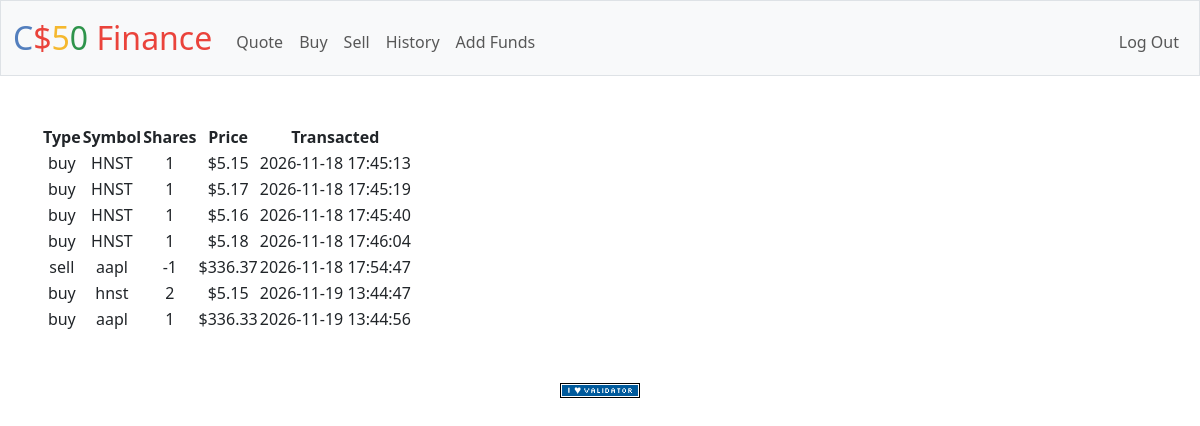
Screenshot of /history (signed in) with the database file from the repository.
### tables this page shows
CREATE TABLE 'transactions' ('id' INTEGER PRIMARY KEY NOT NULL, 'type' TEXT, 'symbol' TEXT,'date' TEXT,'quantity' INTEGER, 'price' INTEGER, 'owner'  TEXT NOT NULL  );

### app.py (the view)
@app.route("/history")
@login_required
def history():
    logged_user = session["user_id"]
    transactions = db.execute("SELECT * FROM transactions WHERE owner = ?", logged_user)
    return render_template("history.html", transactions=transactions)

### app.py (called while the page is built)
@app.after_request
def after_request(response):
    response.headers["Cache-Control"] = "no-cache, no-store, must-revalidate"
    response.headers["Expires"] = 0
    response.headers["Pragma"] = "no-cache"
    return response

### helpers.py (called while the page is built)
def login_required(f):
    @wraps(f)
    def decorated_function(*args, **kwargs):
        if session.get("user_id") is None:
            return redirect("/login")
        return f(*args, **kwargs)
    return decorated_function

def usd(value):
    return f"${value:,.2f}"

### templates/history.html (shortened to what this page needs)
{% extends "layout.html" %}
{% block main %}
    <table>
        <thead>
            <tr>
                <th>Type</th>
                <th>Symbol</th>
                <th>Shares</th>
                <th>Price</th>
                <th>Transacted</th>
            </tr>
        </thead>
        <tbody>
            {% for stock in transactions %}
                <tr>
                    <td>{{ stock.type }}</td>
                    <td>{{ stock.symbol }}</td>
                    <td>{{ stock.quantity }}</td>
                    <td>{{ stock.price | usd }}</td>
                    <td>{{ stock.date }}</td>
                </tr>
            {% endfor %}
        </tbody>
    </table>
{% endblock %}

### templates/layout.html (shortened to what this page needs)
<!DOCTYPE html>
<html lang="en">
    <head>
        <link href="https://cdn.jsdelivr.net/npm/bootstrap@5.3.8/dist/css/bootstrap.min.css" rel="stylesheet">
        <link href="/static/styles.css" rel="stylesheet">
    </head>
    <body>
        <nav class="bg-light border navbar navbar-expand-md navbar-light">
            <div class="container-fluid">
                <a class="navbar-brand" href="/"><span class="blue">C</span><span class="red">$</span><span class="yellow">5</span><span class="green">0</span> <span class="red">Finance</span></a>
                <div class="collapse navbar-collapse" id="navbar">
                    {% if session["user_id"] %}
                        <ul class="navbar-nav me-auto mt-2">
                            <li class="nav-item"><a class="nav-link" href="/quote">Quote</a></li>
                            <li class="nav-item"><a class="nav-link" href="/buy">Buy</a></li>
                            <li class="nav-item"><a class="nav-link" href="/sell">Sell</a></li>
                            <li class="nav-item"><a class="nav-link" href="/history">History</a></li>
                            <li class="nav-item"><a class="nav-link" href="/add">Add Funds</a></li>
                        </ul>
                        <ul class="navbar-nav ms-auto mt-2">
                            <li class="nav-item"><a class="nav-link" href="/logout">Log Out</a></li>
                        </ul>
                    {% else %}
                        <ul class="navbar-nav ms-auto mt-2">
                            <li class="nav-item"><a class="nav-link" href="/register">Register</a></li>
                            <li class="nav-item"><a class="nav-link" href="/login">Log In</a></li>
                        </ul>
                    {% endif %}
                </div>
            </div>
        </nav>
        <main class="container py-5 text-center">
            {% block main %}{% endblock %}
        </main>
        <footer class="mb-5">
            <form action="https://validator.w3.org/check" class="text-center" enctype="multipart/form-data" method="post" target="_blank">
                <input alt="Validate" src="/static/I_heart_validator.png" type="image">
            </form>
        </footer>
    </body>
</html>

### static/styles.css (style rules this page uses)
nav .navbar-brand { font-size: xx-large; }
nav .navbar-brand .blue { color: #537fbe; }
nav .navbar-brand .red { color: #ea433b; }
nav .navbar-brand .yellow { color: #f5b82e; }
nav .navbar-brand .green { color: #2e944b; }

### rows the page displays
transactions: type "buy", symbol "HNST", quantity "1", price "$5.15", date "2026-11-18 17:45:13"
transactions: type "buy", symbol "HNST", quantity "1", price "$5.17", date "2026-11-18 17:45:19"
transactions: type "buy", symbol "HNST", quantity "1", price "$5.16", date "2026-11-18 17:45:40"
transactions: type "buy", symbol "HNST", quantity "1", price "$5.18", date "2026-11-18 17:46:04"
transactions: type "sell", symbol "aapl", quantity "-1", price "$336.37", date "2026-11-18 17:54:47"
transactions: type "buy", symbol "hnst", quantity "2", price "$5.15", date "2026-11-19 13:44:47"
transactions: type "buy", symbol "aapl", quantity "1", price "$336.33", date "2026-11-19 13:44:56"
